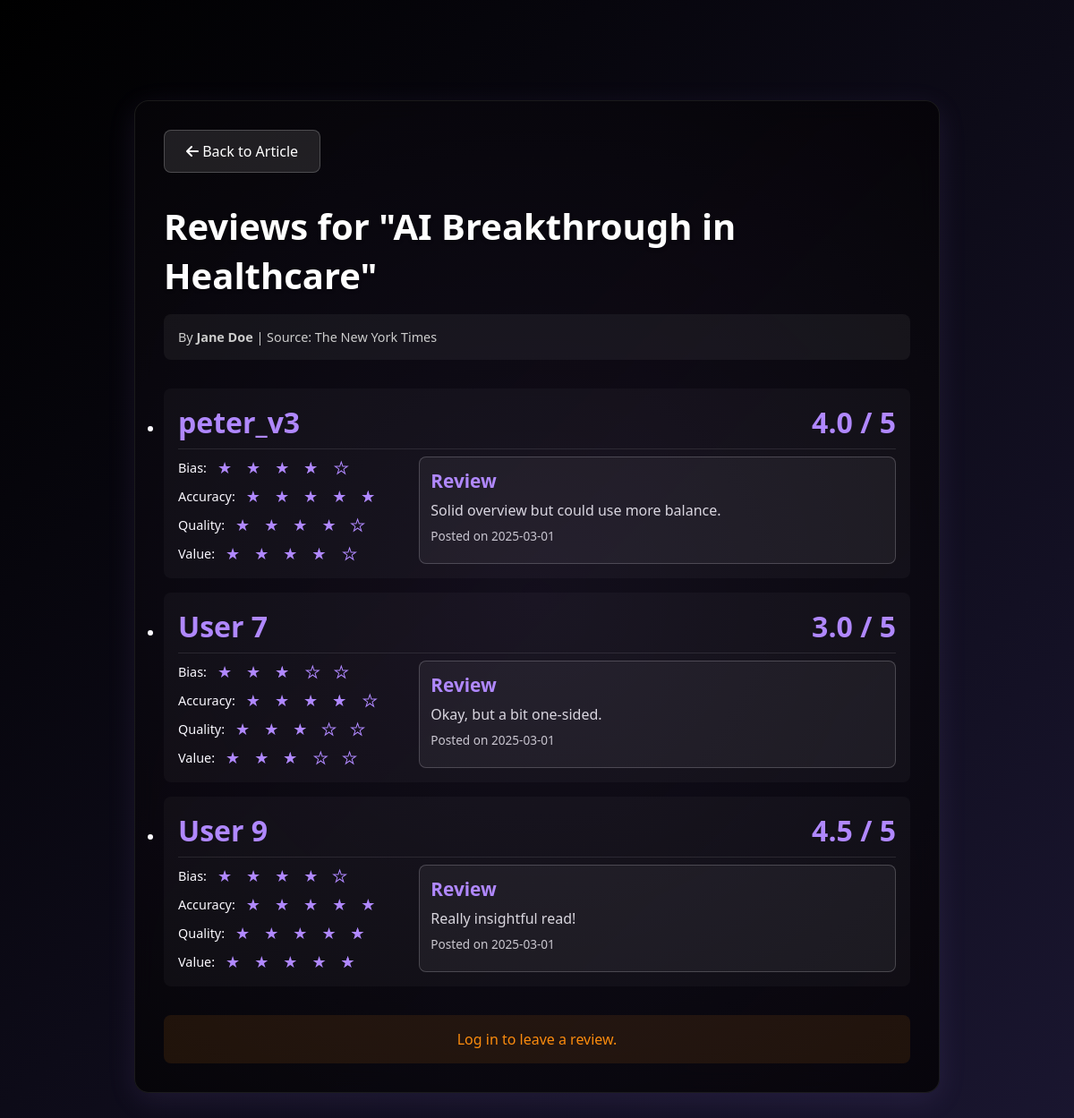
The app's page /reviews?article_id=1, older data.
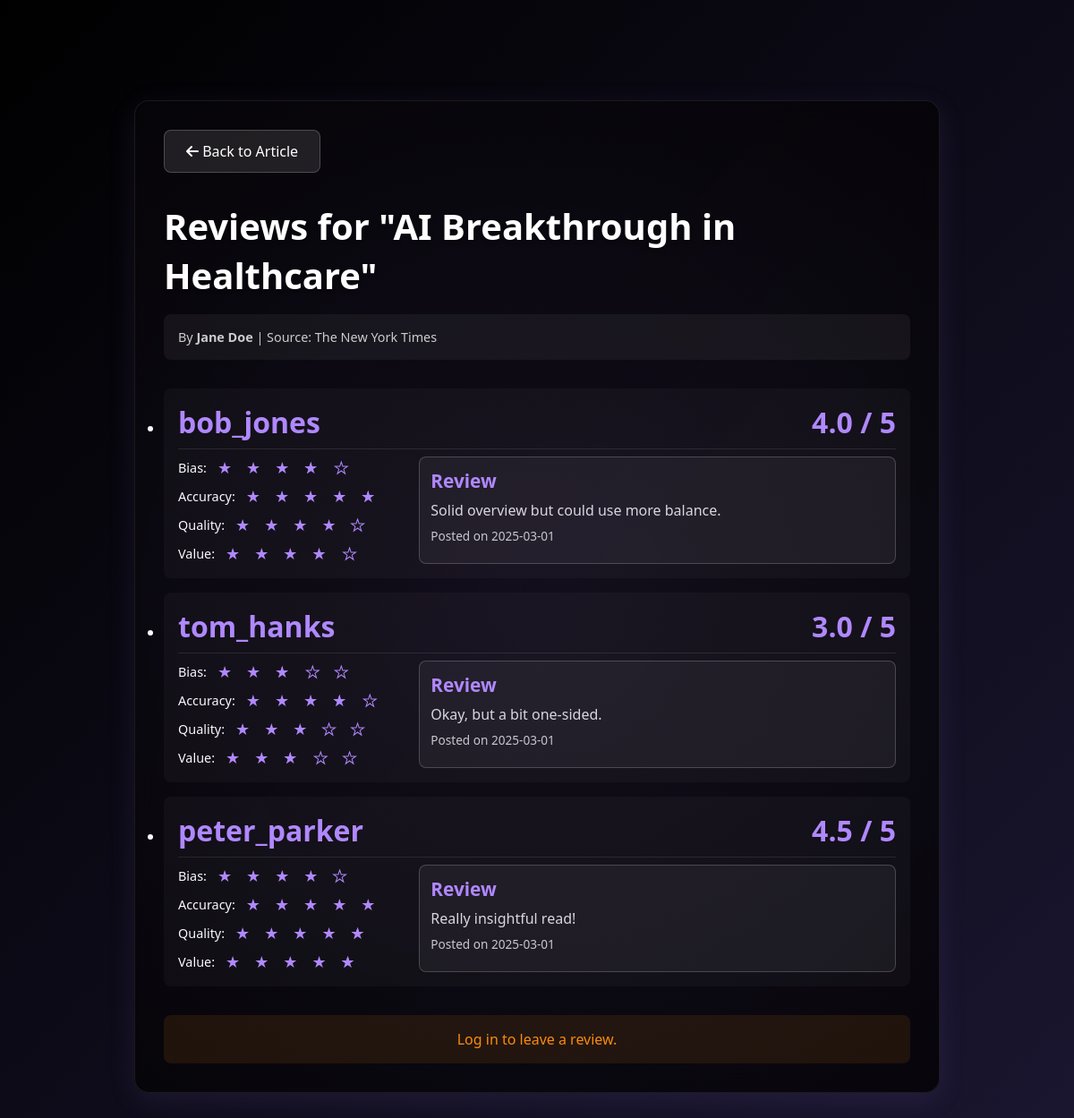
The same page, newer data.
### tables this page shows
CREATE TABLE articles
                       (id TEXT PRIMARY KEY,
                        title TEXT NOT NULL,
                        source TEXT NOT NULL,
                        author TEXT NOT NULL,
                        length INTEGER NOT NULL,
                        category TEXT NOT NULL,
                        rating INTEGER NOT NULL,
                        summary TEXT NOT NULL,
                        publication_date TEXT NOT NULL,
                        body TEXT);

CREATE TABLE reviews (
                                review_id INTEGER PRIMARY KEY AUTOINCREMENT,
                                article_id TEXT NOT NULL,
                                user_id INTEGER NOT NULL,
                                bias_rating INTEGER NOT NULL,
                                accuracy_rating INTEGER NOT NULL,
                                quality_rating INTEGER NOT NULL,
                                value_rating INTEGER NOT NULL,
                                overall_rating REAL NOT NULL,
                                review TEXT NOT NULL,
                                created_at TIMESTAMP DEFAULT CURRENT_TIMESTAMP,
                                FOREIGN KEY (article_id) REFERENCES articles(id),
                                FOREIGN KEY (user_id) REFERENCES users(id)
                              );

CREATE TABLE users
                       (id INTEGER PRIMARY KEY,
                        username TEXT NOT NULL UNIQUE,
                        email TEXT NOT NULL UNIQUE,
                        password TEXT NOT NULL,
                        verified_code TEXT NOT NULL);

### app.py (the view)
@app.route('/reviews')
def reviews_page():
    db = get_db()
    article_id = request.args.get('article_id')
    if not article_id:
        return "Article ID is required", 400
    article = get_article_by_id(article_id)
    if not article:
        return "Article not found", 404
    user_id = session.get('user_id')
    user = None
    if user_id:
        user = db.execute('SELECT * FROM users WHERE id = ?', (user_id,)).fetchone()
    reviews = db.execute('SELECT * FROM reviews WHERE article_id = ?', (article_id,)).fetchall()
    authors = {}
    for review in reviews:
        author = db.execute('SELECT * FROM users WHERE id = ?', (review['user_id'],)).fetchone()
        if author:
            authors[review['user_id']] = author['username']
        else:
            authors[review['user_id']] = 'User ' + str(review['user_id'])
    return render_template("reviews.html", article=article, user=user, reviews=reviews, authors=authors)

### app.py (called while the page is built)
def get_db():
    conn = sqlite3.connect(DATABASE)
    conn.row_factory = sqlite3.Row
    return conn

def get_article_by_id(article_id):
    db = get_db()
    article = db.execute("SELECT * FROM articles WHERE id = ?", (article_id,)).fetchone()
    return article

### templates/reviews.html (shortened to what this page needs)
<!DOCTYPE html>
<html lang="en">
<head>
    <link href="https://cdnjs.cloudflare.com/ajax/libs/font-awesome/6.0.0/css/all.min.css" rel="stylesheet">
</head>
<body>
    <div class="article-container">
        <a href="{{ url_for('article_page', article_id=article.id) }}" class="back-button"><i class="fas fa-arrow-left"></i> Back to Article</a>
        <div class="article-header">Reviews for "{{ article.title }}"</div>
        <div class="article-meta">By <strong>{{ article.author }}</strong> | Source: {{ article.source }}</div>
        {% if reviews %}
            <ul class="review-list">
                {% for review in reviews %}
                    <li class="review-item">
                        <div class="review-header">
                            {% if authors %}
                                {% if authors[review.user_id] != 'None' %}
                                    <span class="review-username">{{ authors[review.user_id] }}</span>
                                {% else %}
                                    <span class="review-username">User {{ review.user_id }}</span>
                                {% endif %}
                            {% else %}
                                <span class="review-username">Anonymous</span>
                            {% endif %}
                            <span class="overall-rating">{{ "%.1f"|format(review.overall_rating) }} / 5</span>
                        </div>
                        <div class="review-details">
                            <div class="rating-breakdown">
                                <div class="review-rating-row">
                                    <span>Bias:</span>
                                    {% set full_stars = review.bias_rating|int %}
                                    {% set has_half = review.bias_rating - full_stars >= 0.5 %}
                                    {% for i in range(5) %}
                                        {% if i < full_stars %}
                                            <span class="star">★</span>
                                        {% elif i == full_stars and has_half %}
                                            <span class="half-star">★</span>
                                        {% else %}
                                            <span class="empty-star">★</span>
                                        {% endif %}
                                    {% endfor %}
                                </div>
                                <div class="review-rating-row">
                                    <span>Accuracy:</span>
                                    {% set full_stars = review.accuracy_rating|int %}
                                    {% set has_half = review.accuracy_rating - full_stars >= 0.5 %}
                                    {% for i in range(5) %}
                                        {% if i < full_stars %}
                                            <span class="star">★</span>
                                        {% elif i == full_stars and has_half %}
                                            <span class="half-star">★</span>
                                        {% else %}
                                            <span class="empty-star">★</span>
                                        {% endif %}
                                    {% endfor %}
                                </div>
                                <div class="review-rating-row">
                                    <span>Quality:</span>
                                    {% set full_stars = review.quality_rating|int %}
                                    {% set has_half = review.quality_rating - full_stars >= 0.5 %}
                                    {% for i in range(5) %}
                                        {% if i < full_stars %}
                                            <span class="star">★</span>
                                        {% elif i == full_stars and has_half %}
                                            <span class="half-star">★</span>
                                        {% else %}
                                            <span class="empty-star">★</span>
                                        {% endif %}
                                    {% endfor %}
                                </div>
                                <div class="review-rating-row">
                                    <span>Value:</span>
                                    {% set full_stars = review.value_rating|int %}
                                    {% set has_half = review.value_rating - full_stars >= 0.5 %}
                                    {% for i in range(5) %}
                                        {% if i < full_stars %}
                                            <span class="star">★</span>
                                        {% elif i == full_stars and has_half %}
                                            <span class="half-star">★</span>
                                        {% else %}
                                            <span class="empty-star">★</span>
                                        {% endif %}
                                    {% endfor %}
                                </div>
                            </div>
                            <div class="review-text-container">
                                <div class="review-text-label">Review</div>
                                <div class="review-text">{{ review.review }}</div>
                                <div class="review-date">Posted on {{ review.created_at }}</div>
                            </div>
                        </div>
                    </li>
                {% endfor %}
            </ul>
        {% else %}
            <p class="no-reviews">No reviews yet. Be the first to review!</p>
        {% endif %}
        {% if user %}
            <section class="review-form">
                <h2>Leave a Review</h2>
                <form action="{{ url_for('submit_review') }}" method="POST">
                    <input type="hidden" name="article_id" value="{{ article['id'] }}">
                    <div class="form-container">
                        <div class="ratings-container">
                            <label for="bias">Bias Rating:</label>
                            <div class="star-rating" data-name="bias">
                                <span>★</span><span>★</span><span>★</span><span>★</span><span>★</span>
                                <input type="hidden" name="bias" value="0">
                            </div>
                            <label for="accuracy">Accuracy Rating:</label>
                            <div class="star-rating" data-name="accuracy">
                                <span>★</span><span>★</span><span>★</span><span>★</span><span>★</span>
                                <input type="hidden" name="accuracy" value="0">
                            </div>
                            <label for="quality">Quality Rating:</label>
                            <div class="star-rating" data-name="quality">
                                <span>★</span><span>★</span><span>★</span><span>★</span><span>★</span>
                                <input type="hidden" name="quality" value="0">
                            </div>
                            <label for="value">Value Rating:</label>
                            <div class="star-rating" data-name="value">
                                <span>★</span><span>★</span><span>★</span><span>★</span><span>★</span>
                                <input type="hidden" name="value" value="0">
                            </div>
                        </div>
                        <div class="text-container">
                            <label for="text">Review Comment:</label>
                            <textarea id="text" name="text" required></textarea>
                        </div>
                    </div>
                    <button type="submit" class="submit-btn">Submit Review</button>
                </form>
            </section>
        {% else %}
            <p class="login-prompt">Log in to leave a review.</p>
        {% endif %}
    </div>
</body>
</html>

### templates/reviews.html (style rules this page uses)
* { margin: 0; padding: 0; box-sizing: border-box; }
body { font-family: 'Segoe UI', Tahoma, Geneva, Verdana, sans-serif; background: linear-gradient(135deg, #000 0%, #1a1630 100%); color: #fff; min-height: 100vh; padding: 2rem; overflow-x: hidden; }
.article-container { max-width: 900px; margin: 5rem auto 2rem; background: rgba(0, 0, 0, 0.9); backdrop-filter: blur(12px); padding: 2rem; border-radius: 16px; border: 1px solid rgba(255, 255, 255, 0.1); box-shadow: 0 8px 32px rgba(176, 136, 255, 0.1); position: relative; overflow: hidden; }
.article-container::before { content: ''; position: absolute; top: -50%; left: -50%; width: 200%; height: 200%; background: radial-gradient(circle, rgba(176, 136, 255, 0.1) 0%, transparent 70%); animation: glow 15s infinite alternate; pointer-events: none; }
.article-header { font-size: 2.5rem; font-weight: 700; margin-bottom: 1rem; text-shadow: 0 2px 4px rgba(0, 0, 0, 0.2); position: relative; z-index: 1; }
.article-meta { color: #ccc; font-size: 0.9rem; margin-bottom: 2rem; padding: 1rem; background: rgba(255, 255, 255, 0.05); border-radius: 8px; position: relative; z-index: 1; }
.article-meta strong { font-weight: 700; }
.star { color: #B088FF; margin: 0 4px; font-size: 18px; }
.half-star { color: #B088FF; margin: 0 4px; font-size: 18px; position: relative; display: inline-block; width: 18px; overflow: hidden; }
.half-star::before { content: '★'; position: absolute; color: #B088FF; width: 50%; overflow: hidden; }
.empty-star { color: transparent; -webkit-text-stroke: 1px #B088FF; margin: 0 4px; font-size: 18px; }
.review-list { display: flex; flex-direction: column; gap: 1rem; }
.review-item { background: rgba(255, 255, 255, 0.03); padding: 1rem; border-radius: 8px; cursor: pointer; transition: all 0.3s; }
.review-header { display: flex; justify-content: space-between; align-items: center; }
.review-username { color: #B088FF; font-size: 2rem; font-weight: 700; }
.overall-rating { font-size: 2rem; font-weight: 700; color: #B088FF; }
.review-details { display: none; margin-top: 0.5rem; padding-top: 0.5rem; border-top: 1px solid rgba(255, 255, 255, 0.1); display: flex; gap: 1rem; }
.rating-breakdown { display: flex; flex-direction: column; gap: 0.5rem; flex: 1; }
.review-rating-row { display: flex; align-items: center; gap: 0.5rem; font-size: 0.9rem; }
.review-text-container { flex: 2; background: rgba(255, 255, 255, 0.05); padding: 0.75rem; border-radius: 8px; border: 1px solid rgba(255, 255, 255, 0.2); }
.review-text-label { font-weight: 800; margin-bottom: 0.5rem; font-size: 1.3rem; color: #B088FF; }
.review-text { font-size: 1rem; color: #ddd; }
.review-date { color: #ccc; font-size: 0.85rem; margin-top: 0.5rem; margin-bottom: 0.1rem; }
.back-button { display: inline-block; background: rgba(255, 255, 255, 0.1); color: #fff; padding: 0.75rem 1.5rem; border-radius: 8px; text-decoration: none; font-weight: 500; transition: all 0.3s; margin-bottom: 2rem; position: relative; z-index: 1; border: 1px solid rgba(255, 255, 255, 0.2); }
.login-prompt { text-align: center; font-size: 1rem; color: #ff8c00; padding: 1rem; background: rgba(255, 140, 0, 0.1); border-radius: 8px; margin-top: 2rem; }

Row changes from the older to the newer data that the page shows:
changed through a linked row, reviews "Solid overview but could use more balance.": user.username "peter_v3" → (not shown)
now on this page (row edited): users: username "bob_jones"
shown differently, row unchanged: reviews "Okay, but a bit one-sided.": user "User 7" → (not shown)
added users: username "tom_hanks"
shown differently, row unchanged: reviews "Really insightful read!": user "User 9" → (not shown)
added users: username "peter_parker"
